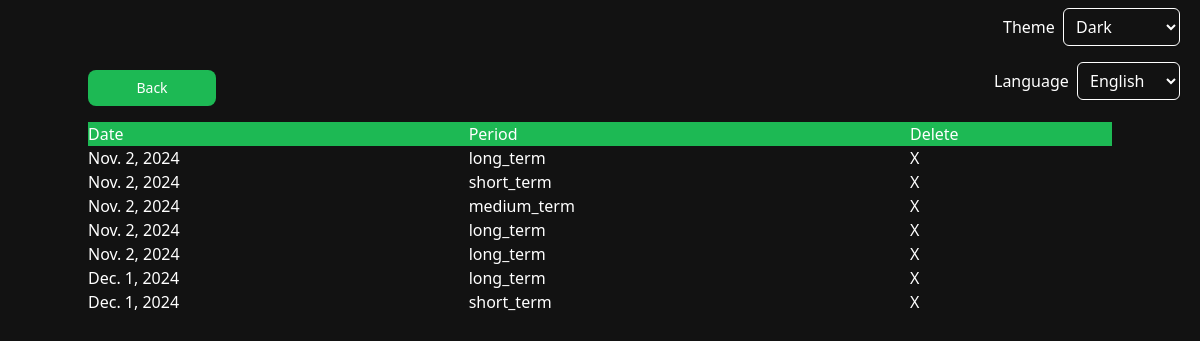
The app's page /get-past-wrappeds/ (signed in), older data.
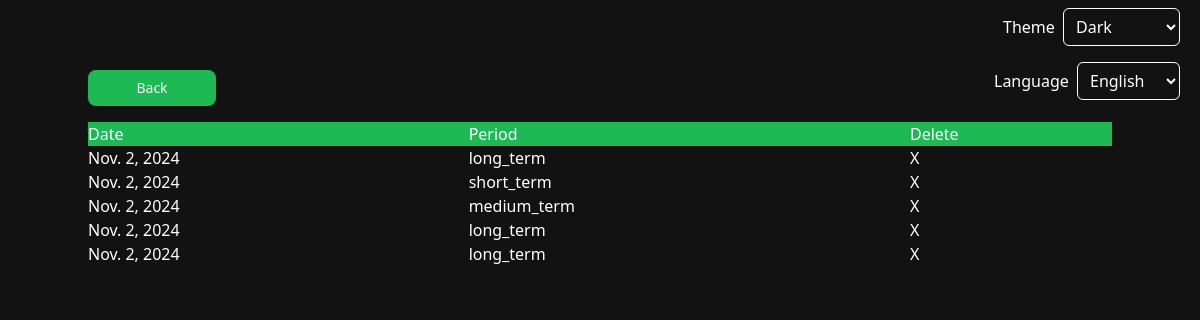
The same page, newer data.
### app/models.py (models this page shows)
class Wrapped(models.Model):
    date_created = models.DateField()
    time_period = models.CharField(max_length=10, default='')
    data = models.JSONField()
    desc = models.TextField(default='')
    user = models.ForeignKey(User, on_delete=models.CASCADE)

### app/views.py (the view)
# urls.py: path('get-past-wrappeds/', views.get_past_wrappeds, name='past_wraps'),
def get_past_wrappeds(request):
    if request.method == 'GET':
        user = request.user
        wrapped_objs = Wrapped.objects.all().filter(user=user)
        wrappeds = {}
        i = 0
        for wrapped_obj in wrapped_objs:
            wrapped = {
                'id': wrapped_obj.id,
                'date_created': wrapped_obj.date_created,
                'date_formatted': date_format(wrapped_obj.date_created),
                'time_period': wrapped_obj.time_period,
                'image_url': wrapped_obj.data['tracks'].get('1')['album_image']
            }
            wrappeds[i] = wrapped
            i += 1
        return render(request, 'past_wraps.html', {'past_wraps': wrappeds})

### templates/past_wraps.html (shortened to what this page needs)
{% extends "_base.html" %}
{% load i18n %}
{% load compress %}
{% load static %}
{%  block content %}
    <a href="{% url 'profile' %}" class="flex-1">
        <button class="flex flex-col items-center justify-center w-32 focus:outline-none text-text bg-accent font-medium rounded-lg text-sm px-4 py-2">
            <p class="text-center">{% trans "Back" %}</p>
        </button>
    </a>
    {% if past_wraps %}
    <div class="table w-full mt-4">
        <div class="table-header-group bg-accent">
            <div class="table-row text-text pl-2">
                <div class="table-cell text-left">{% trans "Date" %}</div>
                <div class="table-cell text-left">{% trans "Period" %}</div>
                <div class="table-cell text-left">{% trans "Delete" %}</div>
            </div>
        </div>
        <div class="table-row-group">
        {% for key, wrap in past_wraps.items %}
            <div class="text-text table-row text-left">
                <div class="table-cell">
                <a href="{% url 'wrapped' limit=10 period=wrap.time_period %}">
                    <p class=" text-text">{{ wrap.date_formatted }}</p>
                </a>
                </div>
                <div class="table-cell">
                <p class="text-text">{{ wrap.time_period }}</p>
                </div>
                <div class="table-cell">
                <a href="{% url 'delete_wrapped' item_id=wrap.id %}">
                <button class="text-text">X</button>
                </a>
            </div>
            </div>
        {% endfor %}
    </div>
    </div>
    {% else %}
        <span class="text-text bg-accent">{% trans "You have no past wraps." %}</span>
    {% endif %}
{% endblock content %}

Row changes from the older to the newer data that the page shows:
removed Wrapped: time_period "long_term"
removed Wrapped: time_period "short_term"
Text that changed along with them:
list line gone: "Dec. 1, 2024 X"
